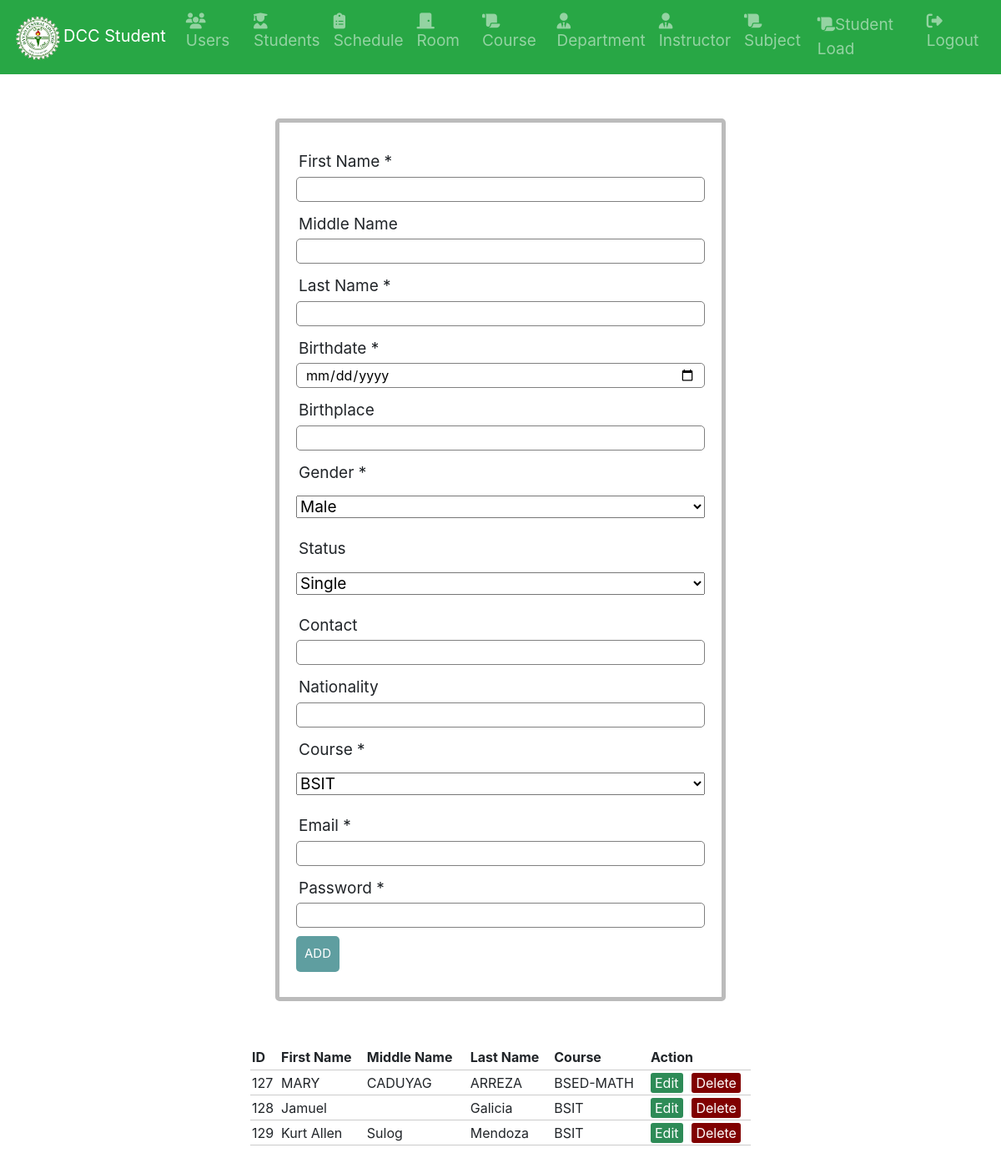
/students.php (signed in), run on the app's committed database.
### tables this page shows
CREATE TABLE `student` (
  `ID` int(11) NOT NULL AUTO_INCREMENT,
  `FirstName` varchar(100) NOT NULL,
  `MiddleName` varchar(100) NOT NULL,
  `LastName` varchar(100) NOT NULL,
  `Age` int(11) DEFAULT NULL,
  `Birthdate` varchar(50) DEFAULT NULL,
  `Birthplace` varchar(50) DEFAULT NULL,
  `Gender` varchar(50) DEFAULT NULL,
  `Status` varchar(50) DEFAULT NULL,
  `Contact` varchar(50) DEFAULT NULL,
  `Nationality` varchar(50) DEFAULT NULL,
  `Course` varchar(20) DEFAULT NULL,
  `Schedule` int(11) DEFAULT NULL,
  `Email` varchar(100) NOT NULL,
  `Password` varchar(100) NOT NULL,
  `Role` varchar(100) NOT NULL,
  PRIMARY KEY (`ID`),
  UNIQUE KEY `Email_UNIQUE` (`Email`)
);

### students.php (the view, shortened to what this page needs)
<?php
include('db.php');
include 'navigation.php';
?>
<!DOCTYPE html>
<html>
    <head>
    <link rel="stylesheet" type="text/css" href="style.css">
    </head>
<body>
<?php
	if($_SESSION['user'][4] == 'admin') {
?>
	<?php
			if($_SESSION['user'][4] == 'admin') {
			?>
<?php } if(!isset($_GET['edit'])) { ?>
	<form method="post" action="students.php">
		<div class="input-group">
			<label>First Name *</label>
			<input type="text" name="FirstName">
		</div>
		<div class="input-group">
			<label>Middle Name </label>
			<input type="text" name="MiddleName">
		</div>
        <div class="input-group">
			<label>Last Name *</label>
			<input type="text" name="LastName">
		</div>
		<div class="input-group">
			<label>Birthdate *</label>
			<input type="date" name="Birthdate" >
		</div>
		<div class="input-group">
			<label>Birthplace</label>
			<input type="text" name="Birthplace">
		</div>
		<div class="input-group">
			<label>Gender *</label>
			<select class="input-group" name="Gender">
				<option>Male</option>
            </select>
		</div>
		<div class="input-group">
			<label>Status</label>
			<select class="input-group" name="Status">
				<option>Single</option>
			</select>
		</div>
		<div class="input-group">
			<label>Contact</label>
			<input type="text" name="Contact">
		</div>
		<div class="input-group">
			<label>Nationality</label>
			<input type="text" name="Nationality">
		</div>
		<div class="input-group">
			<label>Course *</label>
			<select class="input-group" name="Course" value="<?php echo $_POST['Course']?>">
                <?php
                $sql = "select * from Course";
                $result = $conn->query($sql);
                if ($result->num_rows > 0) {
                    while ($row = $result->fetch_assoc()) {
                        $course = $row['Code'];
                        ?>
                        <option>
                            <?php echo $course; ?>
                        </option>
                    <?php }} ?>
                </select>
		</div>
		<div class="input-group">
			<label>Email *</label>
			<input type="text" name="Email">
		</div>
		<div class="input-group">
			<label>Password *</label>
			<input type="text" name="Password">
		</div>
		<div class="input-group">
			<button class="btn" type="submit" name="save">ADD</button>
		</div>
	</form>
<?php } ?>
<?php } ?>
<table>
	<thead>
		<tr>
            <th>ID</th>
			<th>First Name</th>
			<th>Middle Name</th>
			<th>Last Name</th>
			<th>Course</th>
			<?php
				if($_SESSION['user'][4] == 'admin') {
			?>
			<th colspan="2">Action</th>
			<?php } ?>
		</tr>
	</thead>
    <?php
    $sql = "select * from student";
    $result = $conn->query($sql);
    if ($result->num_rows > 0) {
        while ($row = $result->fetch_assoc()) { ?>
		<tr>
			<td><?php echo $row['ID']; ?></td>
			<td><?php echo $row['FirstName']; ?></td>
			<td><?php echo $row['MiddleName']; ?></td>
			<td><?php echo $row['LastName']; ?></td>
			<td><?php echo $row['Course']; ?></td>
			<?php
			if($_SESSION['user'][4] == 'admin') {
			?>
			<td>
                <a href="students.php?edit=true&id=<?php echo $row['ID'] ?>&FirstName=<?php echo $row['FirstName'] ?>&MiddleName=<?php echo $row['MiddleName'] ?>&LastName=<?php echo $row['LastName'] ?>&Birthdate=<?php echo $row['Birthdate'] ?>&Birthplace=<?php echo $row['Birthplace'] ?>&Gender=<?php echo $row['Gender'] ?>&Status=<?php echo $row['Status'] ?>&Contact=<?php echo $row['Contact'] ?>&Nationality=<?php echo $row['Nationality'] ?>&Course=<?php echo $row['Course'] ?>&Email=<?php echo $row['Email'] ?>&Password=<?php echo $row['Password'] ?>" class="edit_btn">Edit</a>
			</td>
			<td>
				<a href="students.php?delete=<?php echo $row['ID']; ?>" class="del_btn">Delete</a>
			</td>
			<?php } ?>
		</tr>
    <?php }
    } ?>
</table>
    </body>
</html>

### style.css (style rules this page uses)
body { font-size: 19px; }
table { width: 50%; margin: 30px auto; border-collapse: collapse; text-align: left; }
tr { border-bottom: 1px solid #cbcbcb; }
th, td { border: none; height: 30px; padding: 2px; }
form { width: 45%; margin: 53px auto; text-align: left; padding: 20px; border: 5px solid #bbbbbb; border-radius: 5px; }
.input-group { margin: 10px 0px 10px 0px; }
.input-group label { display: block; text-align: left; margin: 3px; }
.input-group input { height: 30px; width: 100%; padding: 5px 10px; font-size: 16px; border-radius: 5px; border: 1px solid gray; }
.btn { padding: 10px; font-size: 15px; color: white; background: #5f9ea0; border: none; border-radius: 5px; }
.edit_btn { text-decoration: none; padding: 2px 5px; background: #2e8b57; color: white; border-radius: 3px; }
.del_btn { text-decoration: none; padding: 2px 5px; color: white; border-radius: 3px; background: #800000; }

### data on the page
student: ID "127", FirstName "MARY", MiddleName "CADUYAG", LastName "ARREZA", Course "BSED-MATH"
student: ID "128", FirstName "Jamuel", LastName "Galicia", Course "BSIT"
student: ID "129", FirstName "Kurt Allen", MiddleName "Sulog", LastName "Mendoza", Course "BSIT"

### other printed values
form field Course "BSIT"
